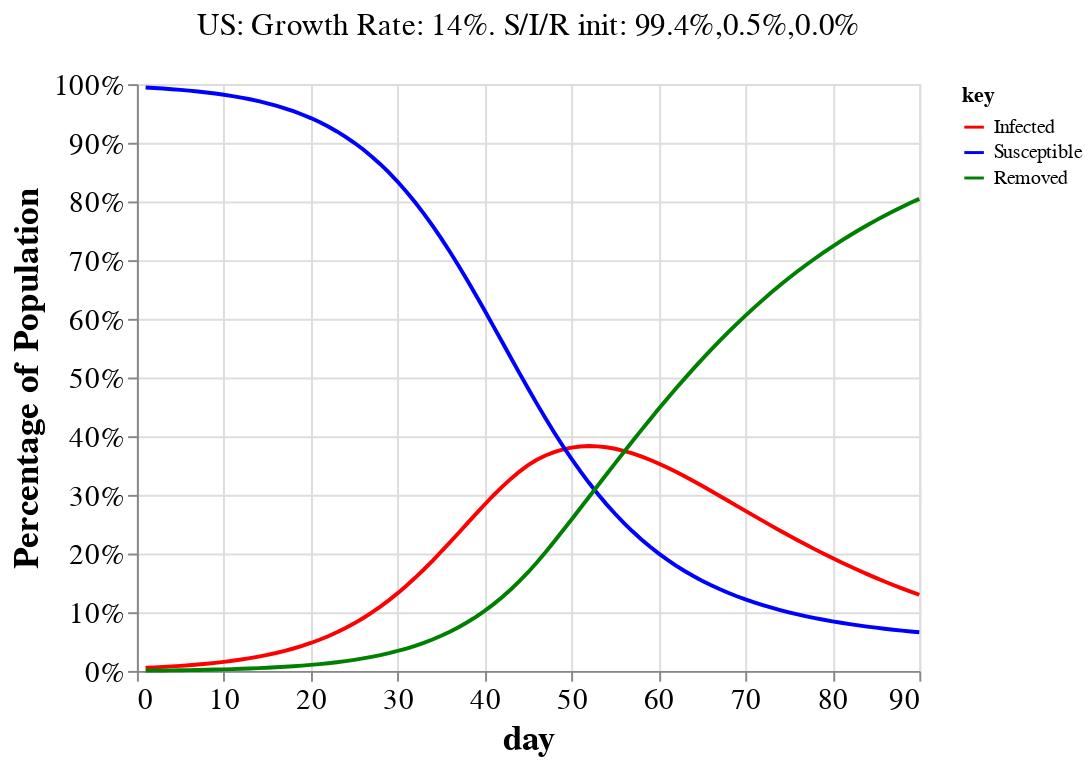

Source (notebook cell):
### Code cell
#hide_input
import altair as alt

alt.data_transformers.disable_max_rows()

select_country = alt.selection_single(
    name='Select',
    fields=['country'],
    init={'country': sir_plot_countries[0]},
    bind=alt.binding_select(options=sorted(sir_plot_countries))
)

title = (alt.Chart(df_alt[['country', 'title']].drop_duplicates())
              .mark_text(dy=-180, dx=0, size=16)
              .encode(text='title:N')
              .transform_filter(select_country))

line_cols = ['Infected', 'Susceptible', 'Removed']
lines = (alt.Chart(df_alt)
       .mark_line()
       .transform_fold(line_cols)
        .encode(x='day:Q',
                y=alt.Y('value:Q', axis=alt.Axis(
                    format='%', title='Percentage of Population')),
                color=alt.Color(
                    'key:N', scale=alt.Scale(
                        domain=line_cols, range=['red', 'blue', 'green'])))
            .add_selection(select_country)
            .transform_filter(select_country))
((lines + title)
 .configure_title(fontSize=20)
 .configure_axis(labelFontSize=15, titleFontSize=18, grid=True))

### Figure 1 — Vega-Lite specification as saved in the notebook (floating-point values rounded to 4 significant figures; data arrays with more than 128 entries replaced by an {"elided": "..."} marker saying what was removed)
{"config": {"view": {"continuousWidth": 400, "continuousHeight": 300}, "axis": {"grid": true, "labelFontSize": 15, "titleFontSize": 18}, "title": {"fontSize": 20}}, "layer": [{"data": {"name": "data-58be12fc1ed474632bbeabe228638d79"}, "mark": "line", "encoding": {"color": {"type": "nominal", "field": "key", "scale": {"domain": ["Infected", "Susceptible", "Removed"], "range": ["red", "blue", "green"]}}, "x": {"type": "quantitative", "field": "day"}, "y": {"type": "quantitative", "axis": {"format": "%", "title": "Percentage of Population"}, "field": "value"}}, "selection": {"Select": {"type": "single", "fields": ["country"], "init": {"country": "US"}, "bind": {"input": "select", "options": ["Algeria", "Belgium", "Brazil", "Canada", "Ecuador", "France", "Germany", "India", "Iran", "Italy", "Netherlands", "Philippines", "Portugal", "Romania", "Spain", "Sweden", "Switzerland", "Turkey", "US", "United Kingdom"]}}}, "transform": [{"fold": ["Infected", "Susceptible", "Removed"]}, {"filter": {"selection": "Select"}}]}, {"data": {"name": "data-985b0bfc8b49f7f8603a29926028f33e"}, "mark": {"type": "text", "dx": 0, "dy": -180, "size": 16}, "encoding": {"text": {"type": "nominal", "field": "title"}}, "transform": [{"filter": {"selection": "Select"}}]}], "$schema": "https://vega.github.io/schema/vega-lite/v4.8.1.json", "datasets": {"data-58be12fc1ed474632bbeabe228638d79": {"elided": "1800 records"}, "data-985b0bfc8b49f7f8603a29926028f33e": [{"country": "US", "title": "US: Growth Rate: 14%. S/I/R init: 99.4%,0.5%,0.0%"}, {"country": "France", "title": "France: Growth Rate: 18%. S/I/R init: 97.5%,2.2%,0.3%"}, {"country": "Spain", "title": "Spain: Growth Rate: 7%. S/I/R init: 96.5%,3.0%,0.6%"}, {"country": "United Kingdom", "title": "United Kingdom: Growth Rate: 13%. S/I/R init: 98.6%,1.3%,0.1%"}, {"country": "Italy", "title": "Italy: Growth Rate: 4%. S/I/R init: 97.4%,1.8%,0.8%"}, {"country": "Iran", "title": "Iran: Growth Rate: 6%. S/I/R init: 99.5%,0.4%,0.1%"}, {"country": "Turkey", "title": "Turkey: Growth Rate: 17%. S/I/R init: 99.8%,0.2%,0.0%"}, {"country": "Belgium", "title": "Belgium: Growth Rate: 9%. S/I/R init: 97.9%,1.8%,0.2%"}, {"country": "Netherlands", "title": "Netherlands: Growth Rate: 7%. S/I/R init: 98.7%,1.1%,0.2%"}, {"country": "Germany", "title": "Germany: Growth Rate: 7%. S/I/R init: 99.8%,0.2%,0.0%"}, {"country": "Brazil", "title": "Brazil: Growth Rate: 17%. S/I/R init: 100.0%,0.0%,0.0%"}, {"country": "Sweden", "title": "Sweden: Growth Rate: 10%. S/I/R init: 99.4%,0.5%,0.1%"}, {"country": "Philippines", "title": "Philippines: Growth Rate: 14%. S/I/R init: 100.0%,0.0%,0.0%"}, {"country": "Canada", "title": "Canada: Growth Rate: 12%. S/I/R init: 99.9%,0.1%,0.0%"}, {"country": "Portugal", "title": "Portugal: Growth Rate: 10%. S/I/R init: 99.5%,0.4%,0.1%"}, {"country": "Switzerland", "title": "Switzerland: Growth Rate: 5%. S/I/R init: 99.1%,0.7%,0.2%"}, {"country": "Algeria", "title": "Algeria: Growth Rate: 16%. S/I/R init: 99.9%,0.1%,0.0%"}, {"country": "India", "title": "India: Growth Rate: 20%. S/I/R init: 100.0%,0.0%,0.0%"}, {"country": "Romania", "title": "Romania: Growth Rate: 12%. S/I/R init: 99.8%,0.1%,0.0%"}, {"country": "Ecuador", "title": "Ecuador: Growth Rate: 12%. S/I/R init: 99.8%,0.1%,0.0%"}]}}
